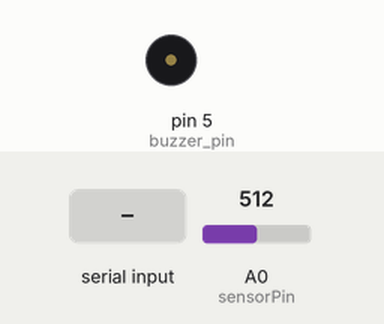
Recording of a sketch running on a simulated Arduino Uno, built with avr-gcc and run on an emulated ATmega328P. On the bench: buzzer (waves = sounding, pin HIGH). The inputs (shaded band) are chosen by the test bench; at power-on: A0 (sensorPin) = 512. The modem accepts every AT command (registered, SIM ready, sends succeed) and sends nothing else; pins used as bus, display or sensor lines are not drawn; what the sketch prints to the serial monitor is not drawn.

Above: at 3.2 s.
3.3 s: "1" received over the second serial link
At 4.4 s:
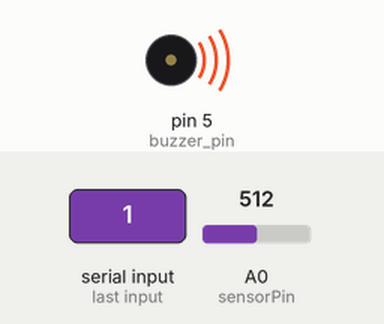
Timing chart, 0 to 18.5 s (numbered marks = the images above; inputs shaded):
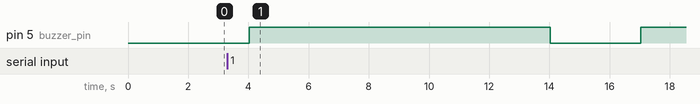

The sketch:

alert.ino
```cpp
#include <SoftwareSerial.h>

//Alarm reciever's phone number with country code
const String PHONE_1 = ""; //phone_number
const String PHONE_2 = ""; //optional
const String PHONE_3 = ""; //optional


#define rxPin 4
#define txPin 3
SoftwareSerial sim800L(rxPin,txPin);


#define sensorPower 7
#define sensorPin A0

int val= 0;

#define buzzer_pin 5

void setup()
{
  //-----------------------------------------------------------------------------------
  //Begin serial communication: Arduino IDE (Serial Monitor)
  Serial.begin(115200);

  //-----------------------------------------------------------------------------------
  //Begin serial communication: SIM800L
  sim800L.begin(9600);

  //-----------------------------------------------------------------------------------
// Set D7 as an OUTPUT
	pinMode(sensorPower, OUTPUT);

	// Set to LOW so no power flows through the sensor
	digitalWrite(sensorPower, LOW);

  //-----------------------------------------------------------------------------------
  pinMode(buzzer_pin, OUTPUT);
  digitalWrite(buzzer_pin,LOW);

  //----------------------------------------------------------------------------------
  Serial.println("Initializing...");
  //Once the handshake test is successful, it will back to OK
  sim800L.println("AT");
  delay(1000);
  sim800L.println("AT+CMGF=1");
  delay(1000);
  //-----------------------------------------------------------------------------------
}

void loop()
{
  while(sim800L.available()){
  Serial.println(sim800L.readString());
  }

  int level = readSensor();
  delay(1000);

  //MMMMMMMMMMMMMMMMMMMMMMMMMMMMMMMMMMMMMMMMMMMMMMMMMMMMMMMMMMMMMMMMMM
  //The flood is detected, trigger Alarm and send sms
  if(level > 250)
  {
    digitalWrite(buzzer_pin,HIGH);
    delay (10000);
    digitalWrite(buzzer_pin,LOW);
    delay (1000);
    //----------------------------------------------------------------

      send_multi_sms();
      make_multi_call();

    //----------------------------------------------------------------
  }
  //MMMMMMMMMMMMMMMMMMMMMMMMMMMMMMMMMMMMMMMMMMMMMMMMMMMMMMMMMMMMMMMMMM
  //MMMMMMMMMMMMMMMMMMMMMMMMMMMMMMMMMMMMMMMMMMMMMMMMMMMMMMMMMMMMMMMMMM

}

//NNNNNNNNNNNNNNNNNNNNNNNNNNNNNNNNNNNNNNNNNNNNNNNNNNNNNNNNNNNNNNNNNNNNN
void send_multi_sms()
{
  if(PHONE_1 != ""){
    Serial.print("Phone 1: ");
    send_sms("!!!WARNING!!!Flood detected in your area. Evacuate to higher ground immediately. Follow local authorities' instructions for your safety.", PHONE_1);
  }
  if(PHONE_2 != ""){
    Serial.print("Phone 2: ");
    send_sms("!!!WARNING!!!Flood detected in your area. Evacuate to higher ground immediately. Follow local authorities' instructions for your safety.", PHONE_2);
  }
  if(PHONE_3 != ""){
    Serial.print("Phone 3: ");
    send_sms("!!!WARNING!!!Flood detected in your area. Evacuate to higher ground immediately. Follow local authorities' instructions for your safety.", PHONE_3);
  }
}
//NNNNNNNNNNNNNNNNNNNNNNNNNNNNNNNNNNNNNNNNNNNNNNNNNNNNNNNNNNNNNNNNNNNNN

int readSensor() {
	digitalWrite(sensorPower, HIGH);	// Turn the sensor ON
	delay(10);							// wait 10 milliseconds
	val = analogRead(sensorPin);		// Read the analog value form sensor
	digitalWrite(sensorPower, LOW);		// Turn the sensor OFF
	return val;							// send current reading
}

//NNNNNNNNNNNNNNNNNNNNNNNNNNNNNNNNNNNNNNNNNNNNNNNNNNNNNNNNNNNNNNNNNNNNN
void make_multi_call()
{
  if(PHONE_1 != ""){
    Serial.print("Phone 1: ");
    make_call(PHONE_1);
  }
  if(PHONE_2 != ""){
    Serial.print("Phone 2: ");
    make_call(PHONE_2);
  }
  if(PHONE_3 != ""){
    Serial.print("Phone 3: ");
    make_call(PHONE_3);
  }
}
//NNNNNNNNNNNNNNNNNNNNNNNNNNNNNNNNNNNNNNNNNNNNNNNNNNNNNNNNNNNNNNNNNNNNN

//NNNNNNNNNNNNNNNNNNNNNNNNNNNNNNNNNNNNNNNNNNNNNNNNNNNNNNNNNNNNNNNNNNNNN
void send_sms(String text, String phone)
{
    Serial.println("sending sms....");
    delay(50);
    sim800L.print("AT+CMGF=1\r");
    delay(1000);
    sim800L.print("AT+CMGS=\""+phone+"\"\r");
    delay(1000);
    sim800L.print(text);
    delay(100);
    sim800L.write(0x1A); //ascii code for ctrl-26 //Serial2.println((char)26); //ascii code for ctrl-26
    delay(5000);
}
//NNNNNNNNNNNNNNNNNNNNNNNNNNNNNNNNNNNNNNNNNNNNNNNNNNNNNNNNNNNNNNNNNNNNN

//NNNNNNNNNNNNNNNNNNNNNNNNNNNNNNNNNNNNNNNNNNNNNNNNNNNNNNNNNNNNNNNNNNNNN
void make_call(String phone)
{
    Serial.println("calling.....");
    sim800L.println("ATD"+phone+";");
    delay(30000); //20 sec delay
    sim800L.println("ATH");
    delay(1000); //1 sec delay
}
```
